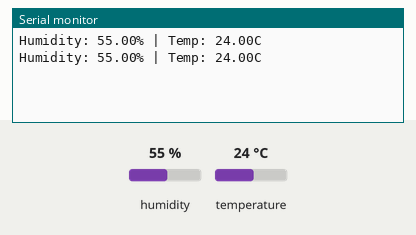
This sketch was run on a simulated Arduino Uno, built with avr-gcc and run on an emulated ATmega328P. Parts: the last lines printed to the serial monitor. The inputs (shaded band) are chosen by the test bench; at power-on: humidity 55 %, temperature 24 °C.

Above: at 2.8 s.
2.9 s: humidity set to 22 %
At 5.3 s:
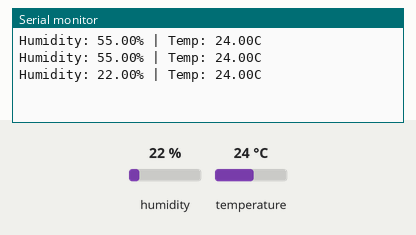
5.6 s: temperature set to 12 °C
At 6.6 s:
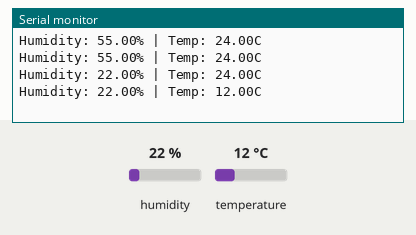
8.3 s: humidity set to 40 %
At 11.4 s:
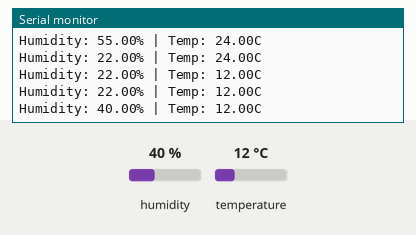
Timing chart, 0 to 12.9 s (numbered marks = the images above; inputs shaded):
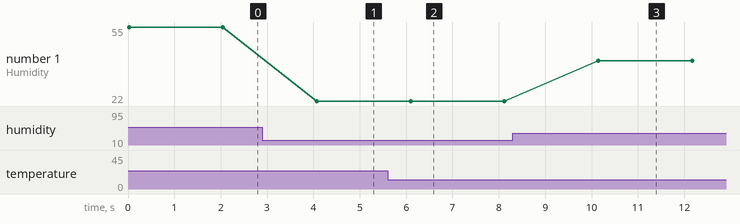

Measured:
- after the input at 2.9 s, the serial monitor: prints a new line after 1.2 s (image 1)
- after the input at 5.6 s, the serial monitor: prints a new line after 0.50 s (image 2)
- after the input at 8.3 s, the serial monitor: prints a new line after 1.8 s (image 3)
- plotted number 1: 55 → 22 after the input at 2.9 s, 22 → 40 after the input at 8.3 s

The sketch:

08_dht_temp_humidity.ino
```cpp
// Reads environment telemetry using DHT11 or DHT22 sensors
#include "DHT.h"

#define DHTPIN 4
#define DHTTYPE DHT11 // Swap to DHT22 if needed

DHT dht(DHTPIN, DHTTYPE);

void setup() {
  Serial.begin(9600);
  dht.begin();
}

void loop() {
  float humidity = dht.readHumidity();
  float temperature = dht.readTemperature(); // Celsius

  if (isnan(humidity) || isnan(temperature)) {
    Serial.println("Error reading sensor!");
    return;
  }

  Serial.print("Humidity: ");
  Serial.print(humidity);
  Serial.print("% | Temp: ");
  Serial.print(temperature);
  Serial.println("C");
  delay(2000);
}
```
